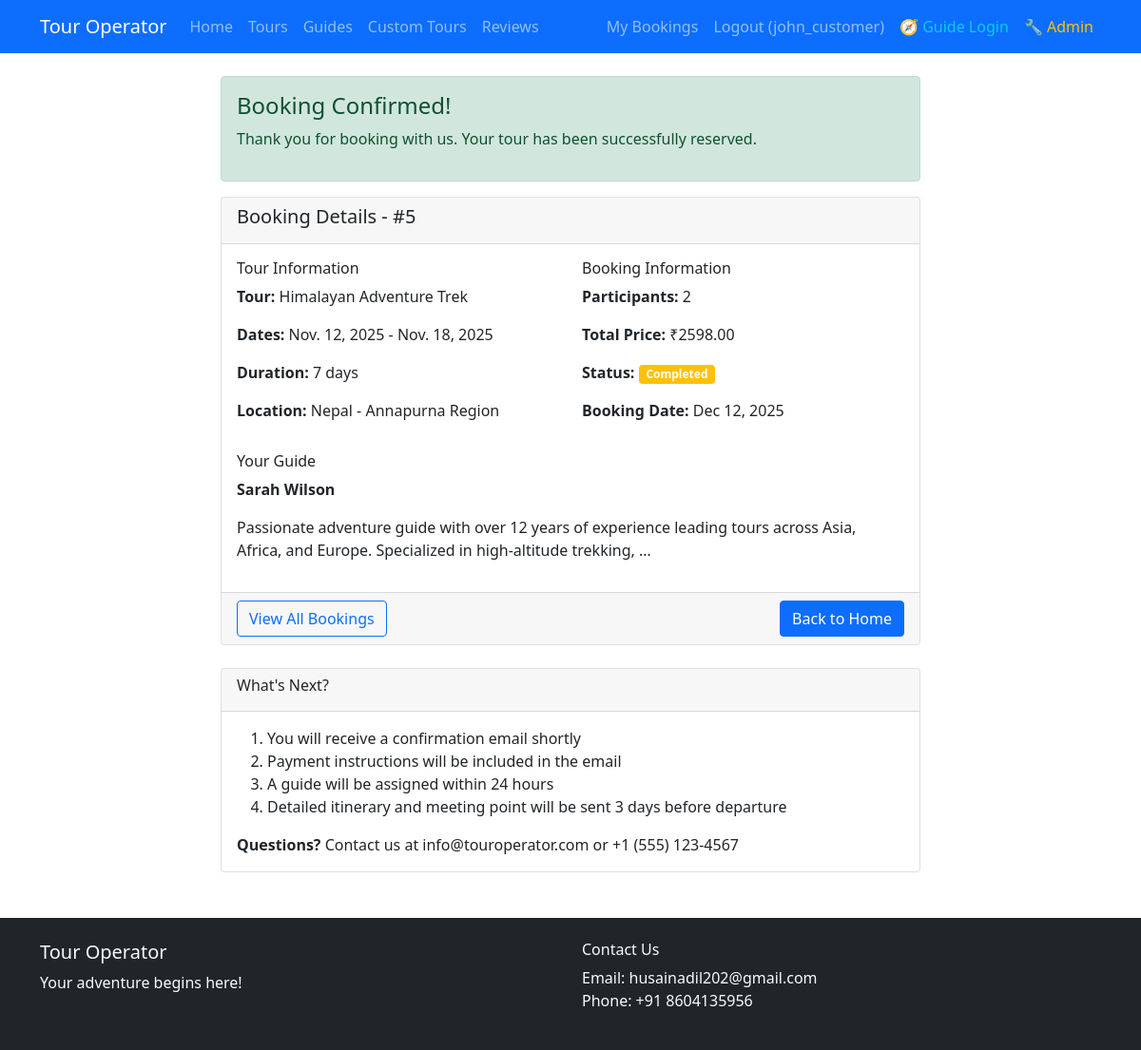
The app's page /bookings/confirmation/5/ (signed in) with its own data.
### bookings/models.py (models this page shows, shortened)
class Booking(models.Model):
    STATUS_CHOICES = [
        ('pending', 'Pending'),
        ('confirmed', 'Confirmed'),
        ('cancelled', 'Cancelled'),
        ('completed', 'Completed'),
    ]
    customer = models.ForeignKey(Customer, on_delete=models.CASCADE)
    tour_date = models.ForeignKey(TourDate, on_delete=models.CASCADE)
    guide = models.ForeignKey(Guide, on_delete=models.SET_NULL, null=True, blank=True)
    participants = models.IntegerField()
    total_price = models.DecimalField(max_digits=10, decimal_places=2)
    status = models.CharField(max_length=20, choices=STATUS_CHOICES, default='pending')
    special_requests = models.TextField(blank=True)
    booking_date = models.DateTimeField(auto_now_add=True)
    payment_status = models.BooleanField(default=False)

### tours/models.py (models this page shows, shortened)
class TourDate(models.Model):
    tour_package = models.ForeignKey(TourPackage, on_delete=models.CASCADE, related_name='tour_dates')
    start_date = models.DateField()
    end_date = models.DateField()
    available_spots = models.IntegerField()
    is_available = models.BooleanField(default=True)

class TourPackage(models.Model):
    DIFFICULTY_CHOICES = [
        ('easy', 'Easy'),
        ('moderate', 'Moderate'),
        ('difficult', 'Difficult'),
    ]
    name = models.CharField(max_length=200)
    description = models.TextField()
    duration = models.IntegerField(help_text="Duration in days")
    price = models.DecimalField(max_digits=10, decimal_places=2)
    max_participants = models.IntegerField()
    difficulty = models.CharField(max_length=20, choices=DIFFICULTY_CHOICES)
    location = models.CharField(max_length=200)
    included_services = models.TextField()
    excluded_services = models.TextField()
    itinerary = models.TextField()
    is_active = models.BooleanField(default=True)
    created_at = models.DateTimeField(auto_now_add=True)
    updated_at = models.DateTimeField(auto_now=True)

### guides/models.py (models this page shows)
class Guide(models.Model):
    user = models.OneToOneField(User, on_delete=models.CASCADE)
    phone = models.CharField(max_length=15)
    experience_years = models.IntegerField()
    languages = models.CharField(max_length=200, help_text="Comma-separated languages")
    specializations = models.CharField(max_length=300, help_text="Areas of expertise")
    bio = models.TextField()
    is_available = models.BooleanField(default=True)
    rating = models.DecimalField(max_digits=3, decimal_places=2, default=0.00)
    created_at = models.DateTimeField(auto_now_add=True)
    def __str__(self):
        return f"{self.user.first_name} {self.user.last_name}"

### bookings/views.py (the view)
# urls.py: path('confirmation/<int:booking_id>/', views.booking_confirmation, name='booking_confirmation'),
@login_required
def booking_confirmation(request, booking_id):
    booking = get_object_or_404(Booking, id=booking_id, customer__user=request.user)
    return render(request, 'bookings/booking_confirmation.html', {'booking': booking})

### templates/bookings/booking_confirmation.html (shortened to what this page needs)
{% extends 'base.html' %}
{% block content %}
<div class="row justify-content-center">
    <div class="col-md-8">
        <div class="alert alert-success">
            <h4 class="alert-heading">Booking Confirmed!</h4>
            <p>Thank you for booking with us. Your tour has been successfully reserved.</p>
        </div>
        <div class="card">
            <div class="card-header">
                <h5>Booking Details - #{{ booking.id }}</h5>
            </div>
            <div class="card-body">
                <div class="row">
                    <div class="col-md-6">
                        <h6>Tour Information</h6>
                        <p><strong>Tour:</strong> {{ booking.tour_date.tour_package.name }}</p>
                        <p><strong>Dates:</strong> {{ booking.tour_date.start_date }} - {{ booking.tour_date.end_date }}</p>
                        <p><strong>Duration:</strong> {{ booking.tour_date.tour_package.duration }} days</p>
                        <p><strong>Location:</strong> {{ booking.tour_date.tour_package.location }}</p>
                    </div>
                    <div class="col-md-6">
                        <h6>Booking Information</h6>
                        <p><strong>Participants:</strong> {{ booking.participants }}</p>
                        <p><strong>Total Price:</strong> ₹{{ booking.total_price }}</p>
                        <p><strong>Status:</strong>
                            <span class="badge bg-{% if booking.status == 'confirmed' %}success{% else %}warning{% endif %}">
                                {{ booking.get_status_display }}
                            </span>
                        </p>
                        <p><strong>Booking Date:</strong> {{ booking.booking_date|date:"M d, Y" }}</p>
                    </div>
                </div>
                {% if booking.guide %}
                    <div class="mt-3">
                        <h6>Your Guide</h6>
                        <p><strong>{{ booking.guide }}</strong></p>
                        <p>{{ booking.guide.bio|truncatewords:20 }}</p>
                    </div>
                {% else %}
                    <div class="mt-3">
                        <div class="alert alert-info">
                            <p><strong>Guide Assignment:</strong> A guide will be assigned to your tour shortly. You will receive an email notification once assigned.</p>
                        </div>
                    </div>
                {% endif %}
            </div>
            <div class="card-footer">
                <div class="d-flex justify-content-between">
                    <a href="{% url 'my_bookings' %}" class="btn btn-outline-primary">View All Bookings</a>
                    <a href="{% url 'home' %}" class="btn btn-primary">Back to Home</a>
                </div>
            </div>
        </div>
        <div class="card mt-4">
            <div class="card-header">
                <h6>What's Next?</h6>
            </div>
            <div class="card-body">
                <ol>
                    <li>You will receive a confirmation email shortly</li>
                    <li>Payment instructions will be included in the email</li>
                    <li>A guide will be assigned within 24 hours</li>
                    <li>Detailed itinerary and meeting point will be sent 3 days before departure</li>
                </ol>
                <p class="mb-0"><strong>Questions?</strong> Contact us at info@touroperator.com or +1 (555) 123-4567</p>
            </div>
        </div>
    </div>
</div>
{% endblock %}

### templates/base.html (shortened to what this page needs)
<!DOCTYPE html>
<html lang="en">
<head>
    <link href="https://cdn.jsdelivr.net/npm/bootstrap@5.1.3/dist/css/bootstrap.min.css" rel="stylesheet">
</head>
<body class="d-flex flex-column min-vh-100">
    <nav class="navbar navbar-expand-lg navbar-dark bg-primary">
        <div class="container">
            <a class="navbar-brand" href="{% url 'home' %}">Tour Operator</a>
            <div class="collapse navbar-collapse" id="navbarNav">
                <ul class="navbar-nav me-auto">
                    <li class="nav-item">
                        <a class="nav-link" href="{% url 'home' %}">Home</a>
                    </li>
                    <li class="nav-item">
                        <a class="nav-link" href="{% url 'tour_list' %}">Tours</a>
                    </li>
                    <li class="nav-item">
                        <a class="nav-link" href="{% url 'guide_list' %}">Guides</a>
                    </li>
                    <li class="nav-item">
                        <a class="nav-link" href="{% url 'custom_tour_request' %}">Custom Tours</a>
                    </li>
                    <li class="nav-item">
                        <a class="nav-link" href="{% url 'feedback_list' %}">Reviews</a>
                    </li>
                </ul>
                <ul class="navbar-nav">
                    {% if user.is_authenticated %}
                        <li class="nav-item">
                            <a class="nav-link" href="{% url 'my_bookings' %}">My Bookings</a>
                        </li>
                        <li class="nav-item">
                            <a class="nav-link" href="{% url 'logout' %}">Logout ({{ user.username }})</a>
                        </li>
                    {% endif %}
                    <li class="nav-item">
                        <a class="nav-link text-info" href="{% url 'guide_login' %}">🧭 Guide Login</a>
                    </li>
                    <li class="nav-item">
                        <a class="nav-link text-warning" href="{% url 'admin_login' %}">🔧 Admin</a>
                    </li>
                </ul>
            </div>
        </div>
    </nav>
    <main class="container mt-4 flex-grow-1">
        {% block content %}
        {% endblock %}
    </main>
    <footer class="bg-dark text-light mt-5 py-4">
        <div class="container">
            <div class="row">
                <div class="col-md-6">
                    <h5>Tour Operator</h5>
                    <p>Your adventure begins here!</p>
                </div>
                <div class="col-md-6">
                    <h6>Contact Us</h6>
                    <p>Email: husainadil202@gmail.com<br>
                    Phone: +91 8604135956</p>
                </div>
            </div>
        </div>
    </footer>
</body>
</html>

### records on screen
Booking: id "5", tour_date.tour_package.name "Himalayan Adventure Trek", tour_date.start_date "Nov. 12, 2025", tour_date.end_date "Nov. 18, 2025", tour_date.tour_package.duration "7", tour_date.tour_package.location "Nepal - Annapurna Region", participants "2", total_price "2598.00", status "Completed", booking_date "Dec 12, 2025", guide "Sarah Wilson", guide.bio "Passionate adventure guide with over 12 years of experience leading tours across Asia, Africa, and Europe. Specialized in high-altitude trekking, …"

### other values on screen
{{ user.username }} "john_customer"
